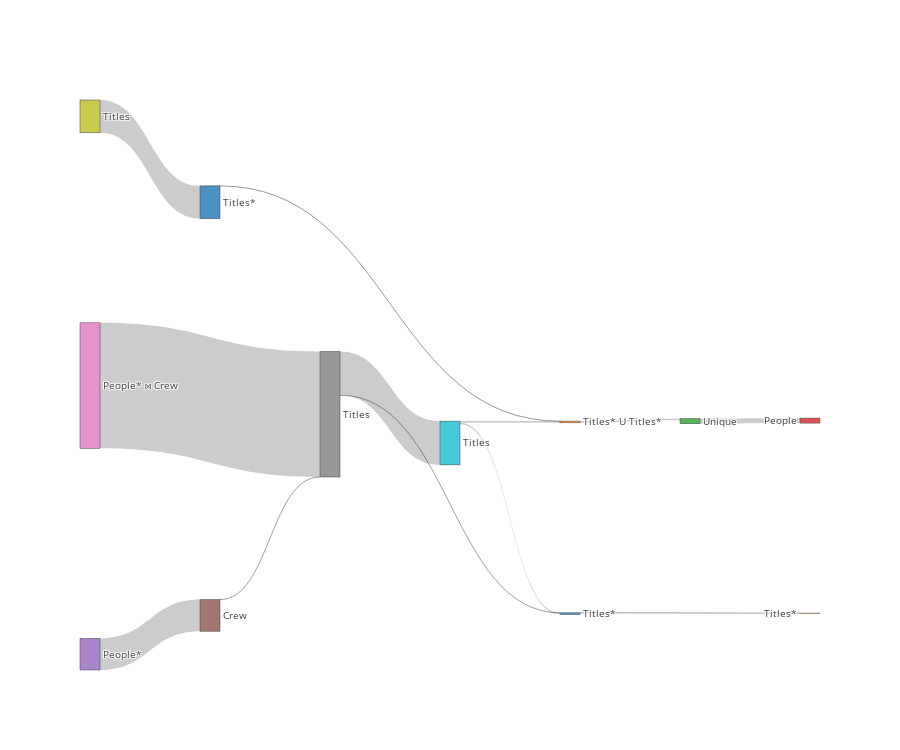

Source (notebook cell):
### Code cell
#          0         1          2      3         4              5                  6              7                           8
label = ["Title" , "Title*", "Crew", "People", "People*", "Title* U Title*", "Crew ⋈ People*", "Crew ⋈ People* ⋈ Titles*", "Finish"]
source = [0      , 0       , 0       , 1      , 1       , 2         , 3    , 1               , 6                    , 4               , 7    , 5]
target = [1      , 1       , 1       , 5      , 5       , 6         , 4    , 7               , 7                    , 6               , 8    , 8]
value =  [975.287, 677.225 , 8071.176, 975.287, 677.225 , 6108.962  , 6108 , 8071.176        , 36451.822 - 27376.277, 6108            , 44683- 36451, 1885-975.287]


#          0                 1                 2      3         4         5            6              7        8        9            10
# label  = ['Titles*', 'Titles* U Titles*', 'Unique', 'People', 'People*', 'Crew', 'People* ⋈ Crew', 'Titles', 'Titles','Titles', 'Titles*', 'Titles*', 'People* ⋈ Crew ⋈ Titles*']
# source = [0        , 1                  , 2       , 4       , 5        , 6     , 7               , 8       , 8       , 8      , 9        , 9        , 10]

label  = ['Titles*', 'Titles* U Titles*', 'Unique', 'People', 'People*', 'Crew', 'People* ⋈ Crew', 'Titles', 'Titles','Titles', 'Titles*', 'Titles*', 'People* ⋈ Crew ⋈ Titles*']
source = [0        , 1                  , 2       , 4       , 5        , 6     , 7               , 7       , 7       , 8      , 9        , 9        , 10]
target = [1        , 2                  , 3       , 5       , 7        , 7     , 10              , 9       , 9       , 0      , 10       , 1        , 11]
value  = [15538    , 181653             , 544958  , 3446261, 3, 13651901, 565, 2379234, 2379234, 3568850, 171294, 171294, 15]


layout = dict(font=dict(size=10), height=750)
data_trace = dict(type="sankey",
                  orientation="h",
                  valueformat=",",
                  node=dict(pad=200, label=label),
                  link=dict(source=source,target=target, value=value))

iplot(dict(data=[data_trace], layout=layout),
      validate=False)

### Figure 1 — Plotly figure (JSON) as saved in the notebook; plotly's stock layout.template omitted (floating-point values rounded to 4 significant figures)
{"data": [{"link": {"source": [0, 1, 2, 4, 5, 6, 7, 7, 7, 8, 9, 9, 10], "target": [1, 2, 3, 5, 7, 7, 10, 9, 9, 0, 10, 1, 11], "value": [15538, 181653, 544958, 3446261, 3, 13651901, 565, 2379234, 2379234, 3568850, 171294, 171294, 15]}, "node": {"label": ["Titles*", "Titles* U Titles*", "Unique", "People", "People*", "Crew", "People* ⋈ Crew", "Titles", "Titles", "Titles", "Titles*", "Titles*", "People* ⋈ Crew ⋈ Titles*"], "pad": 200}, "orientation": "h", "type": "sankey", "valueformat": ","}], "layout": {"font": {"size": 10}, "height": 750}}
